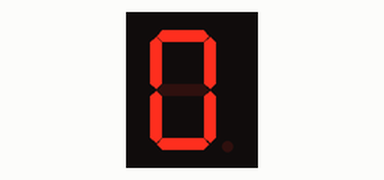
Bench run of a program on a simulated Raspberry Pi (header pin numbers). Parts: 1-digit seven-segment display. The segment pins are drawn as the display they are named for. At 10.0 s the program stops and its outputs stay as they are.

Above: at 0.1 s.
At 2.1 s:
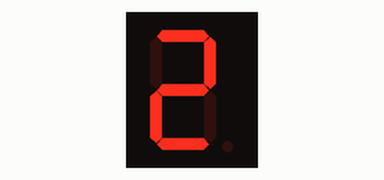
At 3.1 s:
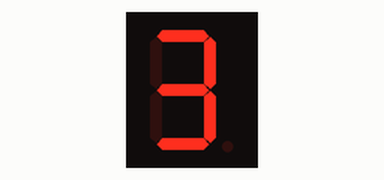
At 5.1 s:
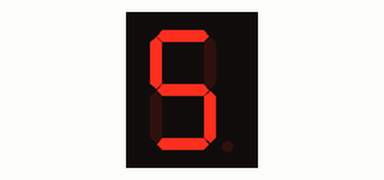
At 6.1 s:
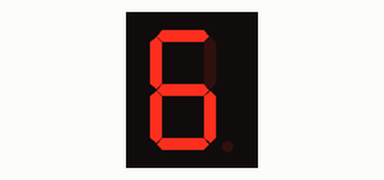
At 9.1 s:
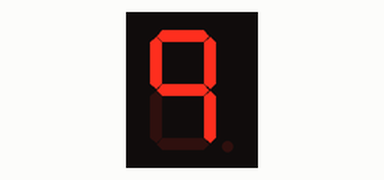

The program:

seven_segment.py
```python
import RPi.GPIO as GPIO
import time
import os, sys
GPIO.setwarnings(False)
GPIO.setmode(GPIO.BOARD)
#setup output pins
GPIO.setup(35, GPIO.OUT)      #//GPIO19
GPIO.setup(12, GPIO.OUT)      #//GPIO18
GPIO.setup(36, GPIO.OUT)      #//GPIO16
GPIO.setup(33, GPIO.OUT)      #//GPIO13
GPIO.setup(32, GPIO.OUT)      #//GPIO12
GPIO.setup(38, GPIO.OUT)      #//GPIO20
GPIO.setup(40, GPIO.OUT)      #//GPIO21

#define 7 segment digits
digitclr=[1,1,1,1,1,1,1]
digit0=[1,1,1,1,1,1,0]
digit1=[0,1,1,0,0,0,0]
digit2=[1,1,0,1,1,0,1]
digit3=[1,1,1,1,0,0,1]
digit4=[0,1,1,0,0,1,1]
digit5=[1,0,1,1,0,1,1]
digit6=[1,0,1,1,1,1,1]
digit7=[1,1,1,0,0,0,0]
digit8=[1,1,1,1,1,1,1]
digit9=[1,1,1,0,0,1,1]
gpin=[35,12,36,33,32,38,40]

#routine to clear and then write to display
def digdisp(digit):
    for x in range (0,7):
        GPIO.output(gpin[x], digitclr[x])
    for x in range (0,7):
        GPIO.output(gpin[x], digit[x])

#routine to display digit from 0 to 9
digdisp(digit0)
time.sleep(1)
digdisp(digit1)
time.sleep(1)
digdisp(digit2)
time.sleep(1)
digdisp(digit3)
time.sleep(1)
digdisp(digit4)
time.sleep(1)
digdisp(digit5)
time.sleep(1)
digdisp(digit6)
time.sleep(1)
digdisp(digit7)
time.sleep(1)
digdisp(digit8)
time.sleep(1)
digdisp(digit9)
time.sleep(1)
#tidy up
GPIO.cleanup()
import sys
sys.exit()
```

Measured:
- what the display in image 0 shows lasts 1.0 s, from 0.1 s to 1.1 s
